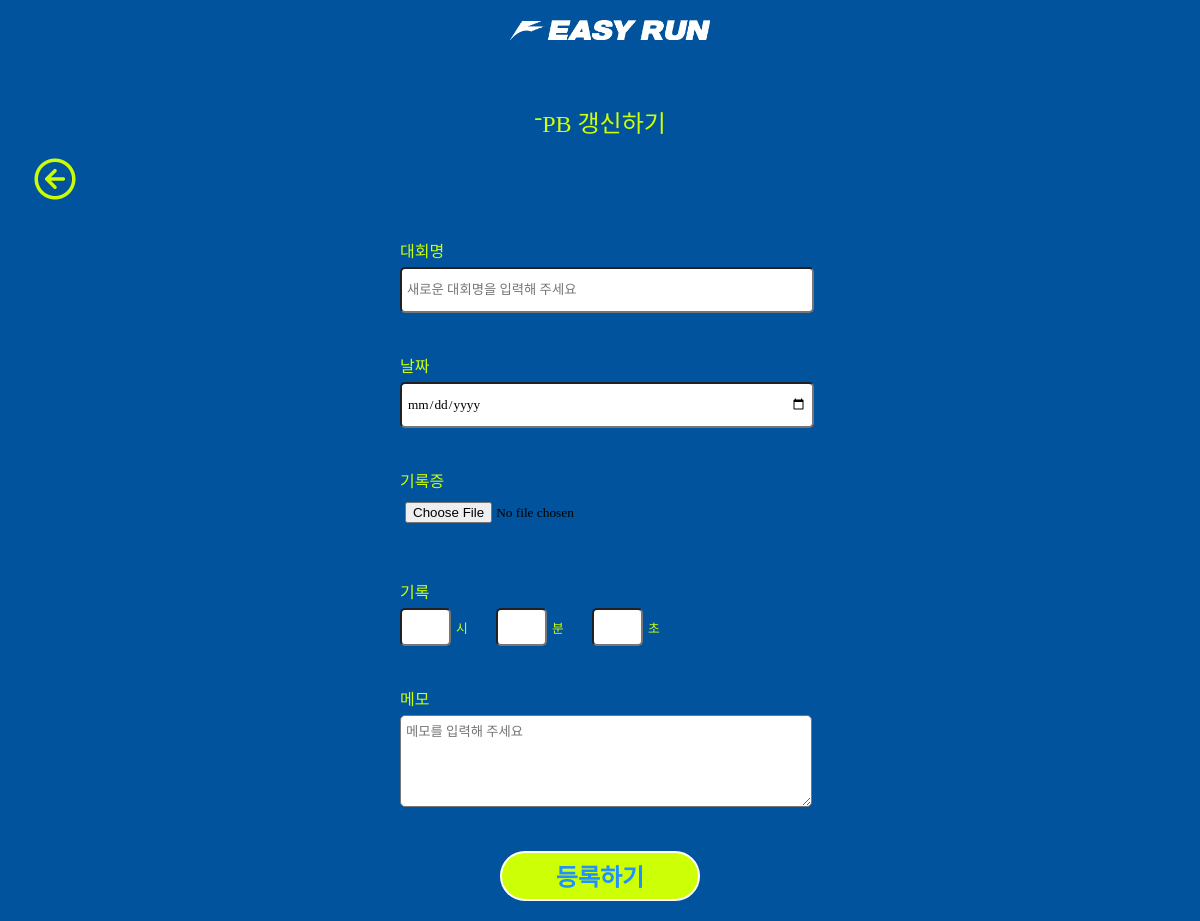
The app's page /runres/pbUpdateView/1/FM/ (signed in), older data.
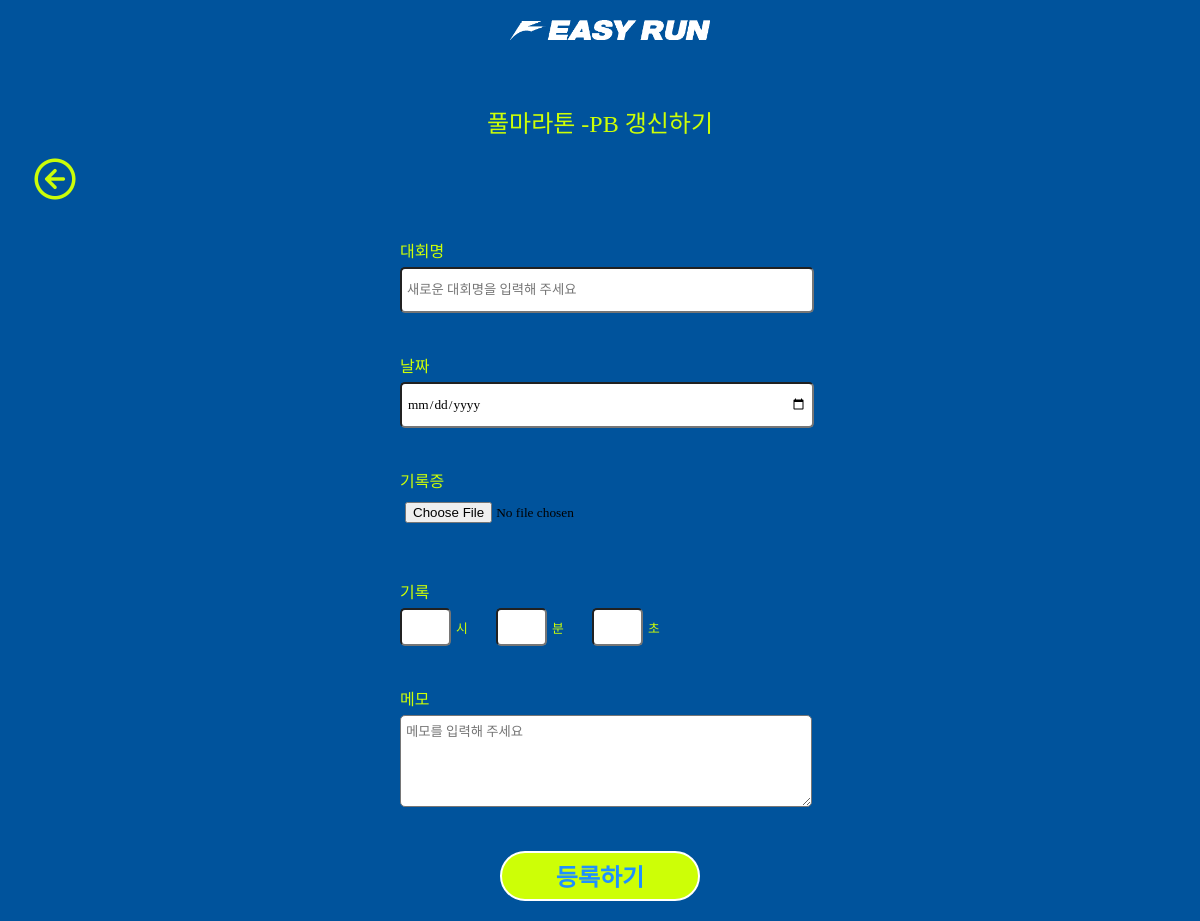
The same page, newer data.
### record/models.py (models this page shows, shortened)
class PersonalRecord(models.Model):
    STATUS_CHOICES = [
        ('pending', '심사중'),
        ('verified', '인증됨'),
        ('rejected', '반려됨'),
    ]
    CATEGORY_CHOICES = [
        ('10K', '10km'),
        ('HM', '하프마라톤'),
        ('FM', '풀마라톤'),
    ]
    event_name = models.CharField(max_length=50)
    runner = models.ForeignKey(settings.AUTH_USER_MODEL,on_delete=models.CASCADE)
    category = models.CharField(max_length=5, choices=CATEGORY_CHOICES)
    date = models.DateField(blank=True, null=True)
    record = models.DurationField()  # 시간 기록
    status = models.CharField(
        max_length=10,
        choices=STATUS_CHOICES,
        default='pending'
    )
    evidence_url = ResizedImageField(size=[500,500], upload_to="record", blank=False)
    created_at = models.DateTimeField(auto_now_add=True)
    desc = models.TextField(blank=True)
    class Meta:
        unique_together = ('runner', 'category')  # 한 종목에 1개 PR

### record/views.py (the view)
# urls.py: path('pbUpdateView/<str:pk>/<str:category>/', views.pbUpdateView, name="pbUpdateView"),
@login_required
def pbUpdateView(request,pk,category):
    record = PersonalRecord.objects.filter(runner=pk).filter(category=category).first()
    return render(request,"run_pb_update.html", {"record":record})

### templates/run_pb_update.html (shortened to what this page needs)
<!DOCTYPE html>
{% load static %}
<html lang="ko">
  <head>
    <link href="https://hangeul.pstatic.net/hangeul_static/css/nanum-square-neo.css" rel="stylesheet">
    <link rel="stylesheet" type="text/css" href="{% static 'css/joolmag.css' %}"/>
  </head>
  {% if user.is_authenticated %}
    <body class="mainbg">
      <div class="sterun-logo-m">
        <a href={% url "index" %}>
          <img src="{% static "img/easyrun-logo2.png" %}" alt="logo-top" height="auto" ,="," width="200px">
      </div>
      <div class="run-submit-title">
        <div>
          <div class="sub-title">{{ record.get_category_display }}
            -
          </div>
        </div>
        <div class="sub-title">PB 갱신하기</div>
      </div>
      <div class="run-submit-prev">
        <div class="previous-btn">
          <a href="{{ request.META.HTTP_REFERER }}">
            <img src="{% static "img/circle-arrow-down.png" %}" alt="logo-top" height="50px" ,="," width="auto"></a>
        </div>
      </div>
      <div class="run-form-container">
        <form method="post" id="contactForm" class="run-sm-form" name="contactForm" action="{% url 'runres:pbUpdate' user.pk record.category %}" enctype="multipart/form-data">
          <div class="form-control">
            <div class="form-label">대회명
            </div><input class="run-input" id="title" name="title" placeholder="새로운 대회명을 입력해 주세요" type="text" required="required"/>
          </div>
          <div class="form-control">
            <div class="form-label">날짜
            </div><input class="run-input" type="date" name="date" required="required" id="record_date">
          </div>
          <div class="form-control">
            <div class="form-label">기록증
            </div><input class="run-input" type="file" name="image" required="required" id="image">
          </div>
          <div class="form-control">
            <div class="form-label">기록
            </div>
            <div class="ms-row">
              <input class="run-input-t" type="number" name="time_h" id="time_h">
              <div class="ms-txt">시</div>
              <input class="run-input-t" type="number" name="time_m" required="required" id="time_m">
              <div class="ms-txt">분</div>
              <input class="run-input-t" type="number" name="time_s" required="required" id="time_s">
              <div class="ms-txt">초</div>
            </div>
          </div>
          <div class="form-control">
            <div class="form-label">메모
            </div>
            <textarea class="run-input" id="inputMessage" name="desc" placeholder="메모를 입력해 주세요" data-parsley-pattern="^[a-zA-Z0-9\s.:,!?']+$"></textarea>
          </div>
          <div class="btn-control">
            <button type="submit" name="submit" id="submit-form-btn" class="submit-btn">
              <p class="btn-text">등록하기</p>
            </button>
          </div>
        </form>
      </body>
    {% endif %}
  </html>

Row changes from the older to the newer data that the page shows:
added PersonalRecord: category "풀마라톤"
